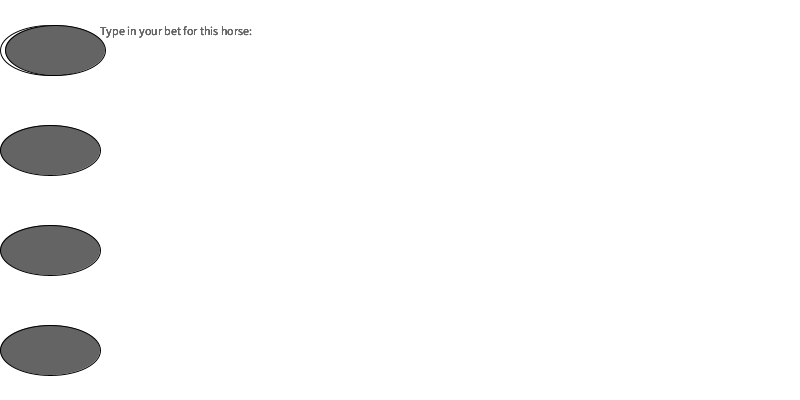
Frame 1 (no input)
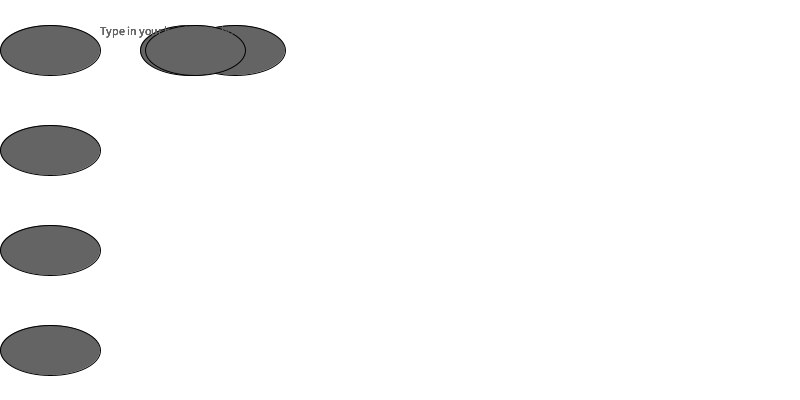
Frame 60 (the mouse pressed at the canvas centre just before this capture)
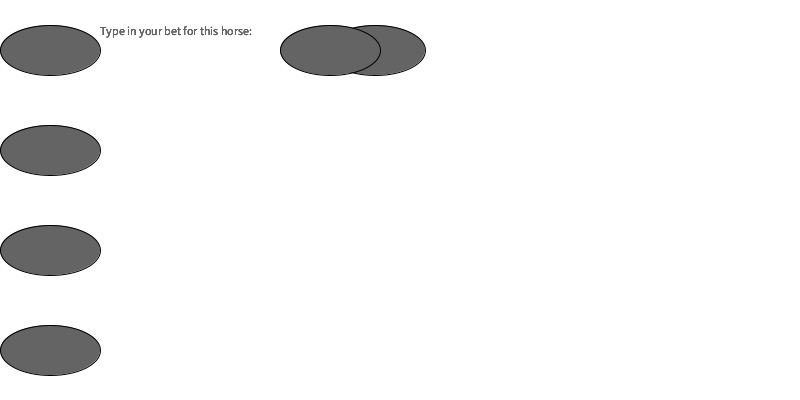
Frame 120 (the mouse held since frame 60 and released just before this capture)

The Processing sketch that drew these frames (run headless with seeded random() and noise(); from frame 60 on, the mouse is pressed at the canvas centre):

// Processing sketch: Final
// ── Final.pde
Horses [] horse=new Horses[4];

void setup()
{
  size(800, 400);
  for(int i=0; i<horse.length;i++)
  {
    horse[i]=new Horses(10);
  }
}
void draw()
{
  int x=50;
  int y=50;
  background(255);
  for(int i=0; i<horse.length;i++)
  {
    horse[i].horseShape(x,y);
    y+=100;
    horse[i].Move();
   text("Type in your bet for this horse:", 100, 35, 160);
   keyPressed();
  }
  
}

// ── Horses.pde
public class Horses
{

  private int horseRow;
  private int horseNum=4;
  private int size;
  private int bank;
  private String bet="";
  //private String horse;
  private String s;
  int x=50;
  int y=50;
  



  public Horses (int m)
  {
    horseRow=m;
  }
  public void horseShape(int x, int y)
  {
    ellipse(x, y, 100, 50);
    fill(100, 100, 100);
  }
  void Move()
  {
    do 
    {
        double num=Math.random()*2;
        if (num>1)
        {
          x+=5;
          this.horseShape(x,y);
        }
      
      }while (x>900);
  }
      void keyPressed()
    {
      text("Type in your bet for this horse:", 100, 35, 160);
      text(bet, 100, 50, 150);
      bet+=key;
      if (key==RETURN||key==ENTER) {
        println("it works!");
        s=bet;
        bet="";
      } else if (key==BACKSPACE) {
        bet="";
      }
      println(s);
    }
  }

// ── Race.pde
public class Race 
{
  private int bank;
  private String bet;
  private String horse;
  private String s;
  
  
  void Race()
  {
  bet+=key;
  if(key==RETURN||key==ENTER){
    println("it works!");
    s=bet;
    bet="";
  }else if(key==BACKSPACE){
    bet="";
  }
  println(s);
}
}
